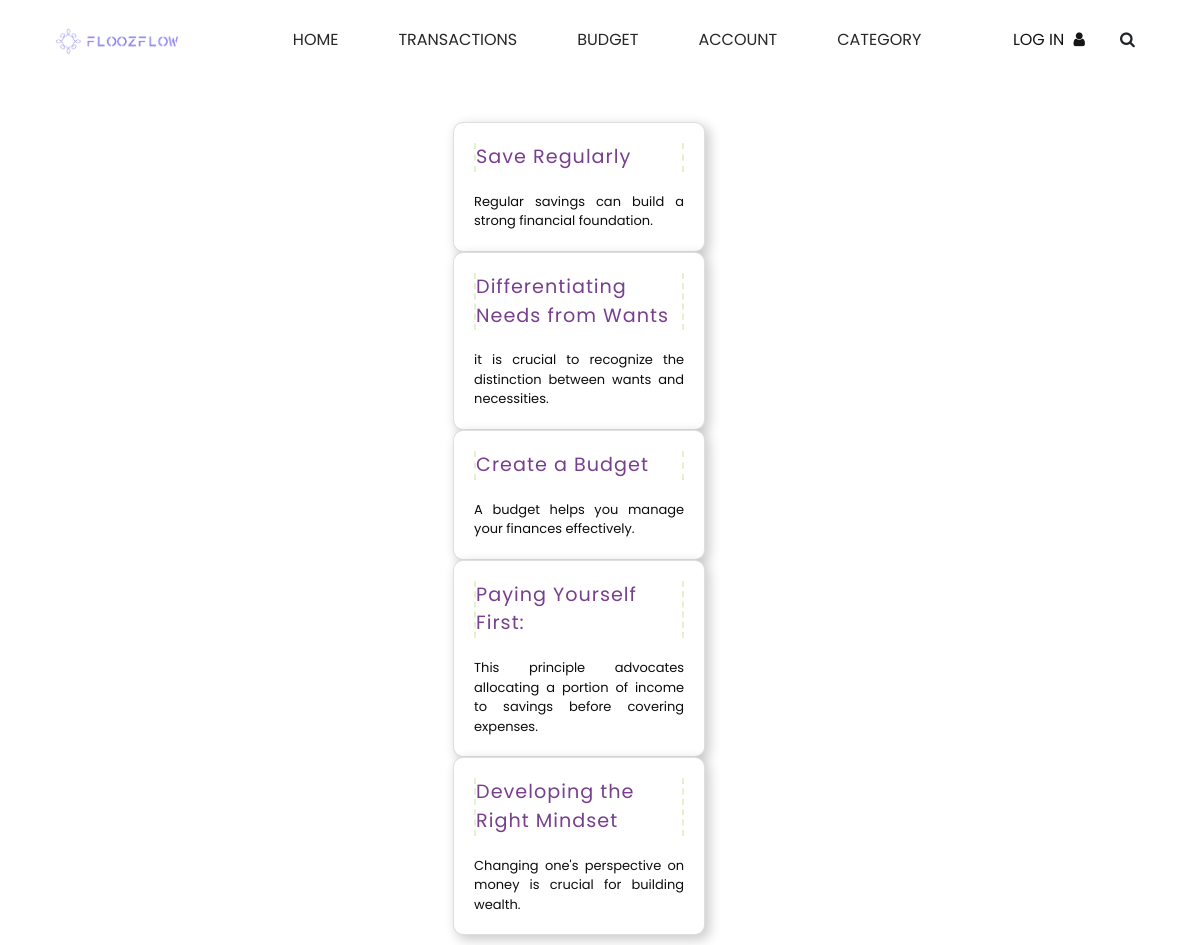
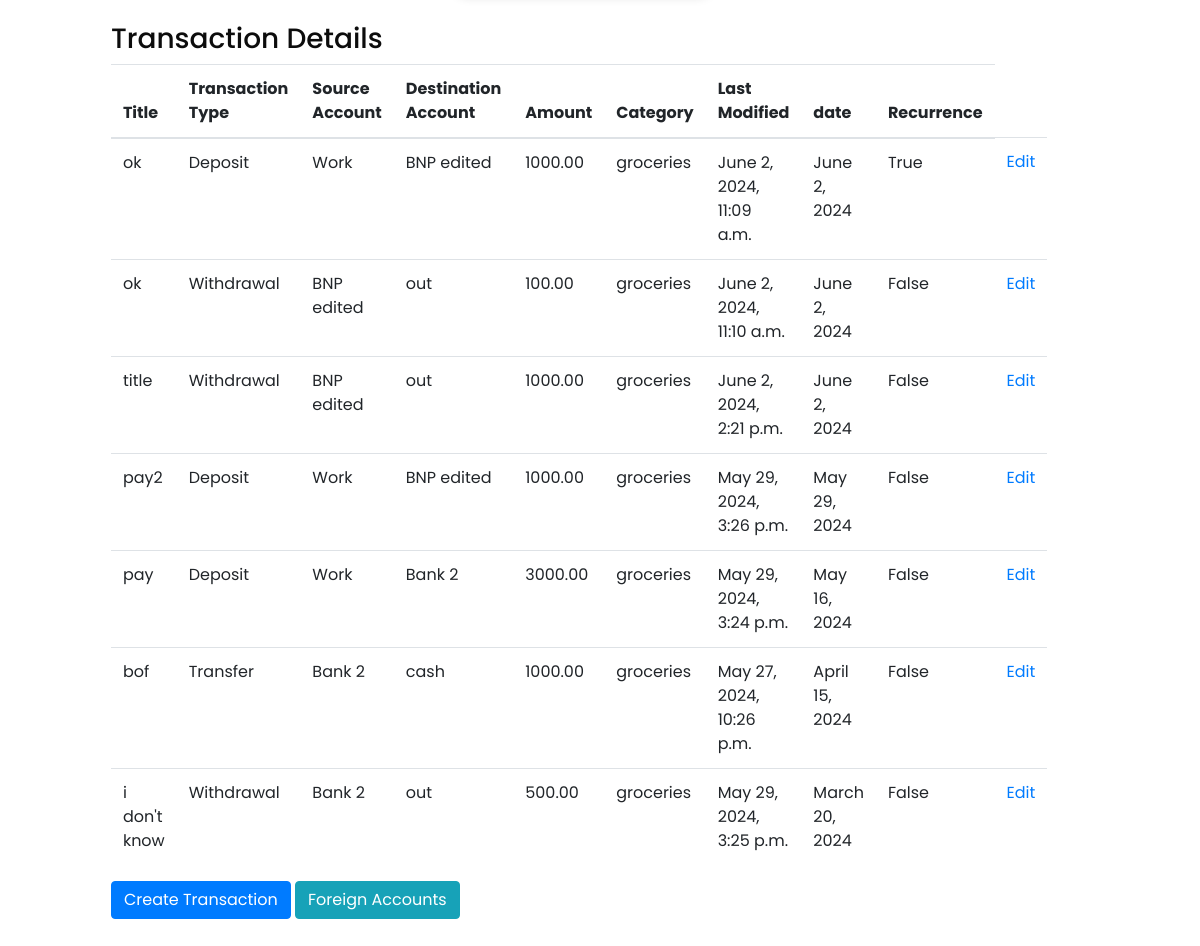
Screenshot of /transaction with the database file from the repository (2 pictures, top to bottom).
### main/models.py (models this page shows, shortened)
class Advice(models.Model):
    title = models.CharField(max_length=200)
    summary = models.TextField()
    text = models.TextField()

class Transaction(models.Model):
    DEPOSIT = 1
    WITHDRAW = 2
    TRANSFER = 3
    SYSTEM = 4
    TRANSACTION_TYPES = (
        (DEPOSIT, 'Deposit'),
        (WITHDRAW, 'Withdrawal'),
        (TRANSFER, 'Transfer'),
        (SYSTEM, 'Reconcile'),
    )
    class Meta:
        ordering = ['-date', 'title']
    title = models.CharField(max_length=64)
    date = models.DateField(default=date.today)
    notes = models.TextField(blank=True, null=True)
    transaction_type = models.IntegerField(choices=TRANSACTION_TYPES)
    src = models.ForeignKey('Account', models.CASCADE, 'debits')
    dst = models.ForeignKey('Account', models.CASCADE, 'credits')
    amount = models.DecimalField(default=0, max_digits=10, decimal_places=2)
    category = models.ForeignKey('Category', models.CASCADE, 'transactions')
    last_modified = models.DateTimeField(auto_now=True)
    recurrence = models.BooleanField(default=False)
    objects = TransactionQuerySet.as_manager()
    def get_transaction_type_str(self):
        for i, name in self.TRANSACTION_TYPES:
            if i == self.transaction_type:
                return name
    @property
    def is_recurrence(self):
        return self.recurrence

class Account(models.Model):
    name = models.CharField(max_length=64)
    account_type = models.IntegerField(choices=AccountType.choices,
                                       default=AccountType.PERSONAL)
    active = models.BooleanField(default=True)
    last_modified = models.DateTimeField(auto_now=True)
    show_on_dashboard = models.BooleanField(default=False)
    iban = models.CharField(max_length=34, blank=True, null=True)
    import_ibans = models.TextField(default='[]')
    import_names = models.TextField(default='[]')
    objects = AccountQuerySet.as_manager()
    class Meta:
        ordering = ['-active', 'name']
        unique_together = (('name', 'account_type'),)

class Category(models.Model):
    name = models.CharField(max_length=64)
    active = models.BooleanField(default=True)
    last_modified = models.DateTimeField(auto_now=True)
    class Meta:
        verbose_name_plural = 'categories'
        ordering = ['name']

### main/views.py (the view)
# urls.py: path("transaction", views.handle_transaction_page, name="transaction"),
def handle_transaction_page(request):
    transactions = Transaction.objects.all()
    advices = Advice.objects.all()
    first_day_of_current_month = date.today().replace(day=1)
    last_day_of_last_month = first_day_of_current_month - timedelta(days=1)
    last_month = last_day_of_last_month.replace(day=1)
    context = {
        'transactions': transactions,
        'advices': advices,
        'today': date.today,
        'last_month': last_month
        }
    return render(request, "transaction.html", template(context=context))

### main/views.py (called while the page is built)
def template(context={}):
    advices = list(Advice.objects.all())
    random.shuffle(advices)
    context['advices'] = advices[:5]
    return context

### template/transaction.html (shortened to what this page needs)
{% extends 'template.html' %}
{% load static %}
{% block styles %}
<link href="{% static 'css/home.css' %}" rel="stylesheet" />
{% endblock %}
{% block content %}
<div class="box">
    <div class="box-header">
    <h3 class="box-title">Transaction Details </h3>
  </div>
  <div class="box-body">
  <table class="table">
    <thead>
        <tr>
            <th>Title</th>
            <th>Transaction Type</th>
            <th>Source Account</th>
            <th>Destination Account</th>
            <th>Amount</th>
            <th>Category</th>
            <th>Last Modified</th>
            <th>date</th>
            <th>Recurrence</th>
        </tr>
    </thead>
    <tbody>
        {% for transaction in transactions %}
        <tr>
            <td>{{ transaction.title }}</td>
            <td>{{ transaction.get_transaction_type_str }}</td>
            <td>{{ transaction.src.name }}</td>
            <td>{{ transaction.dst.name }}</td>
            <td>{{ transaction.amount }}</td>
            <td>{{ transaction.category.name }}</td>
            <td>{{ transaction.last_modified }}</td>
            <td>{{ transaction.date }}</td>
            <td>{{ transaction.is_recurrence }}</td>
            <td><a href="{% url 'transaction_update' transaction.pk%}">Edit</a></td>
        </tr>
        {% endfor %}
    </tbody>
  </table>
  </div>
  <div class="box-footer">
    <a class="btn btn-primary" href="transaction_new">Create Transaction</a>
    <a class="btn btn-info" href="foreign_accounts">Foreign Accounts</a>
  </div>
</div>
{% endblock %}

### template/template.html (shortened to what this page needs)
{% load static %}
<!DOCTYPE html>
<html>
<head>
  <link rel="stylesheet" type="text/css" href="{% static 'css/bootstrap.css' %}" />
  <link href="{% static 'css/font-awesome.min.css' %}" rel="stylesheet" />
  <link href="{% static 'css/style.css' %}" rel="stylesheet" />
  <link href="{% static 'css/complement.css' %}" rel="stylesheet" />
  <link href="{% static 'css/responsive.css' %}" rel="stylesheet" />
  <link href="{% static 'css/main.css' %}" rel="stylesheet" />
  <link href="{% static 'css/home.css' %}" rel="stylesheet" />
  {% block styles %}
  {% endblock %}
</head>
<body>
  <div class="hero_area">
    <header class="header_section long_section px-0">
      <nav class="navbar navbar-expand-lg custom_nav-container ">
        <a class="navbar-brand" href="accueil">
          <span>
            <img src="{% static 'img/logo.png' %}" height="40rem">
          </span>
        </a>
        <div class="collapse navbar-collapse" id="navbarSupportedContent">
          <div class="d-flex mx-auto flex-column flex-lg-row align-items-center">
            <ul class="navbar-nav  ">
              <li class="nav-item active">
                <a class="nav-link" href="{% url 'home' %}">Home <span class="sr-only">(current)</span></a>
              </li>
              <li class="nav-item">
                <a class="nav-link" href="{% url 'transaction' %}"> Transactions</a>
              </li>
              <li class="nav-item">
                <a class="nav-link" href="{% url 'budget' %}">Budget</a>
              </li>
              <li class="nav-item">
                <a class="nav-link" href="{% url 'account' %}">Account</a>
              </li>
              <li class="nav-item">
                <a class="nav-link" href="{% url 'category' %}">Category</a>
              </li>
            </ul>
          </div>
          {% block quote_container %}
          <div class="quote_btn-container">
            {% if user.is_authenticated %}
              <span>Welcome, {{ user.username }}
                <a href="{% url 'logout' %}">log out</a></span>
              <lord-icon
                  src="https://cdn.lordicon.com/kthelypq.json"
                  trigger="in"
                  delay="1500"
                  state="in-account"
                  colors="primary:#16a9c7">
              </lord-icon>
            {% else %}
            <a href="{% url 'login' %}">
              <span>
                Log in
              </span>
              <i class="fa fa-user" aria-hidden="true"></i>
            </a>
            {% endif %}
            <form class="form-inline">
              <button class="btn  my-2 my-sm-0 nav_search-btn" type="submit">
                <i class="fa fa-search" aria-hidden="true"></i>
              </button>
            </form>
          </div>
          {% endblock %}
        </div>
      </nav>
    </header>
  </div>
  <section class="container row">
    <section class="sidebar container col-md-3">
      {% for advice in advices %}
      <div class="card">
        <p class="card-title code code-details">
          {{advice.title}}
        </p>
        <p class="card-description">
          {{advice.summary}}
        </p>
      </div>
        {% endfor %}
    </section>
    <section class="main-content container col-md-9">
{% block content %}{% endblock %}
    </section>
</section>
</body>
</html>

### static/css/style.css (style rules this page uses)
body { font-family: "Poppins", sans-serif; color: #0c0c0c; background-color: #ffffff; overflow-x: hidden; margin: 10px; }
.long_section { margin-left: 45px; margin-right: 45px; padding-left: 15px; padding-right: 15px; }
.hero_area { min-height: 10vh; position: relative; display: -webkit-box; display: -ms-flexbox; display: flex; -webkit-box-orient: vertical; -webkit-box-direction: normal; -ms-flex-direction: column; flex-direction: column; }
.header_section { background-color: #ffffff; }
.custom_nav-container .navbar-nav .nav-item .nav-link { padding: 3px 15px; margin: 10px 15px; color: #272727; text-align: center; text-transform: uppercase; }
a, a:hover, a:focus { text-decoration: none; }
.btn, .btn:focus { outline: none !important; -webkit-box-shadow: none; box-shadow: none; }
.custom_nav-container .nav_search-btn { width: 35px; height: 35px; padding: 0; border: none; }
.navbar-brand span { font-size: 24px; font-weight: 700; color: #272727; text-transform: uppercase; }
.custom_nav-container { z-index: 99999; padding: 5px 0; }
.quote_btn-container { display: -webkit-box; display: -ms-flexbox; display: flex; -webkit-box-align: center; -ms-flex-align: center; align-items: center; }
.quote_btn-container a { color: #151515; margin-right: 25px; text-transform: uppercase; }
.quote_btn-container a span { margin-right: 5px; }
.card { border-radius: 10px; background: white; padding: 20px; box-shadow: 4px 4px 12px 1px rgba(0, 0, 0, 0.2); line-height: 1.5; }
.card-title { margin: 0 0 20px 0; letter-spacing: 1px; border-left: 2px dashed #E4F0D0; border-right: 2px dashed #E4F0D0; line-height: 1.5; font-size: larger; }
.card-description { margin: 0; font-size: small; text-align: justify; }
.card-title { color: #783F8E }
.main-content { padding-top: 2px; }

### static/css/complement.css (style rules this page uses)
.col-md-3 { padding-left: 5px; padding-right: 5px; }
.table { overflow-x: auto; }

### static/css/responsive.css (style rules this page uses)
@media (min-width: 1200px) { .container { max-width: 1170px; } }

### static/css/home.css (style rules this page uses)
.container { max-width: 99% !important; padding: 1rem; }

### rows the page displays
Advice: title "Save Regularly", summary "Regular savings can build a strong financial foundation."
Advice: title "Differentiating Needs from Wants", summary "it is crucial to recognize the distinction between wants and necessities."
Advice: title "Create a Budget", summary "A budget helps you manage your finances effectively."
Advice: title "Paying Yourself First:", summary "This principle advocates allocating a portion of income to savings before covering expenses."
Advice: title "Developing the Right Mindset", summary "Changing one's perspective on money is crucial for building wealth."
